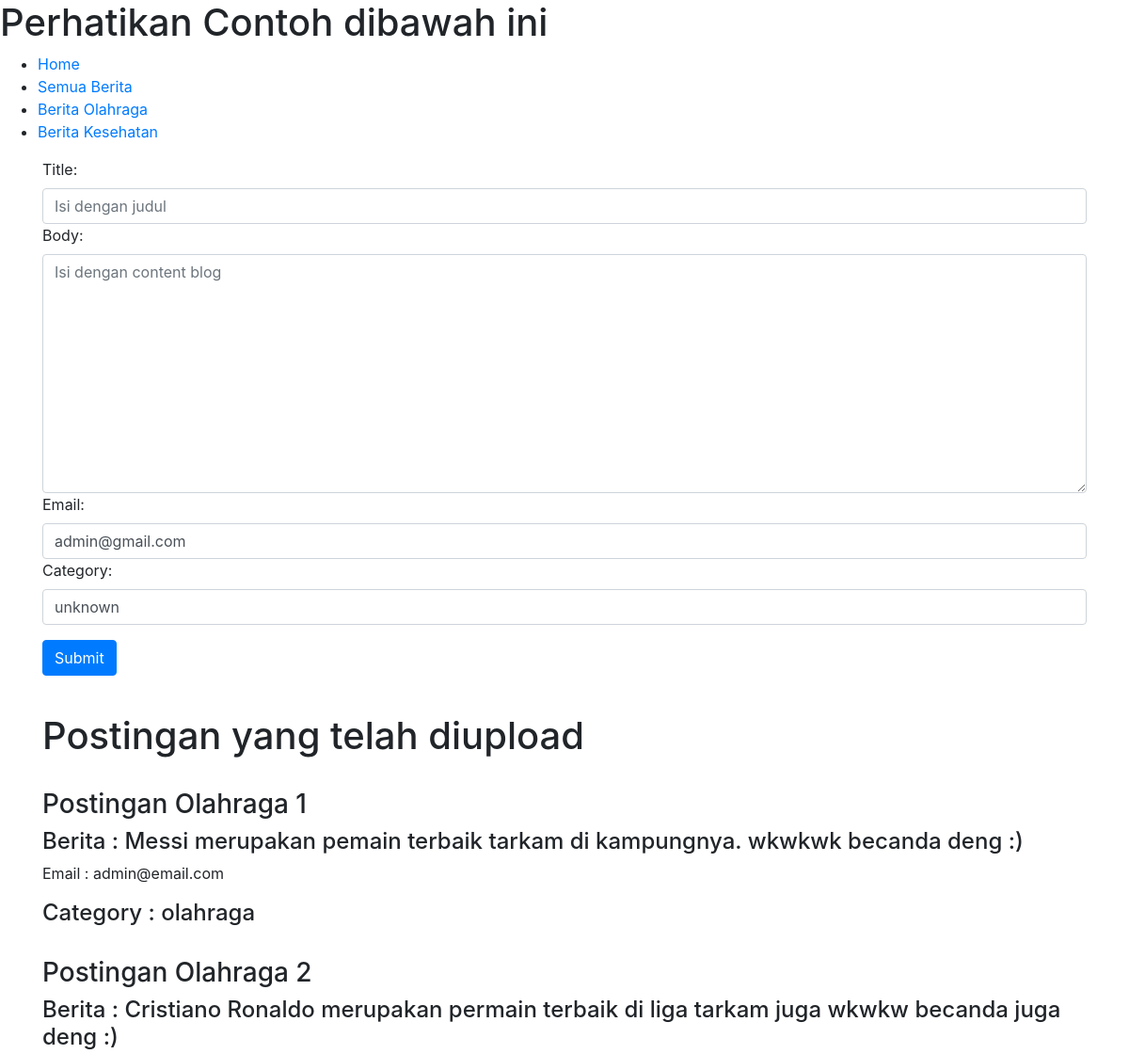
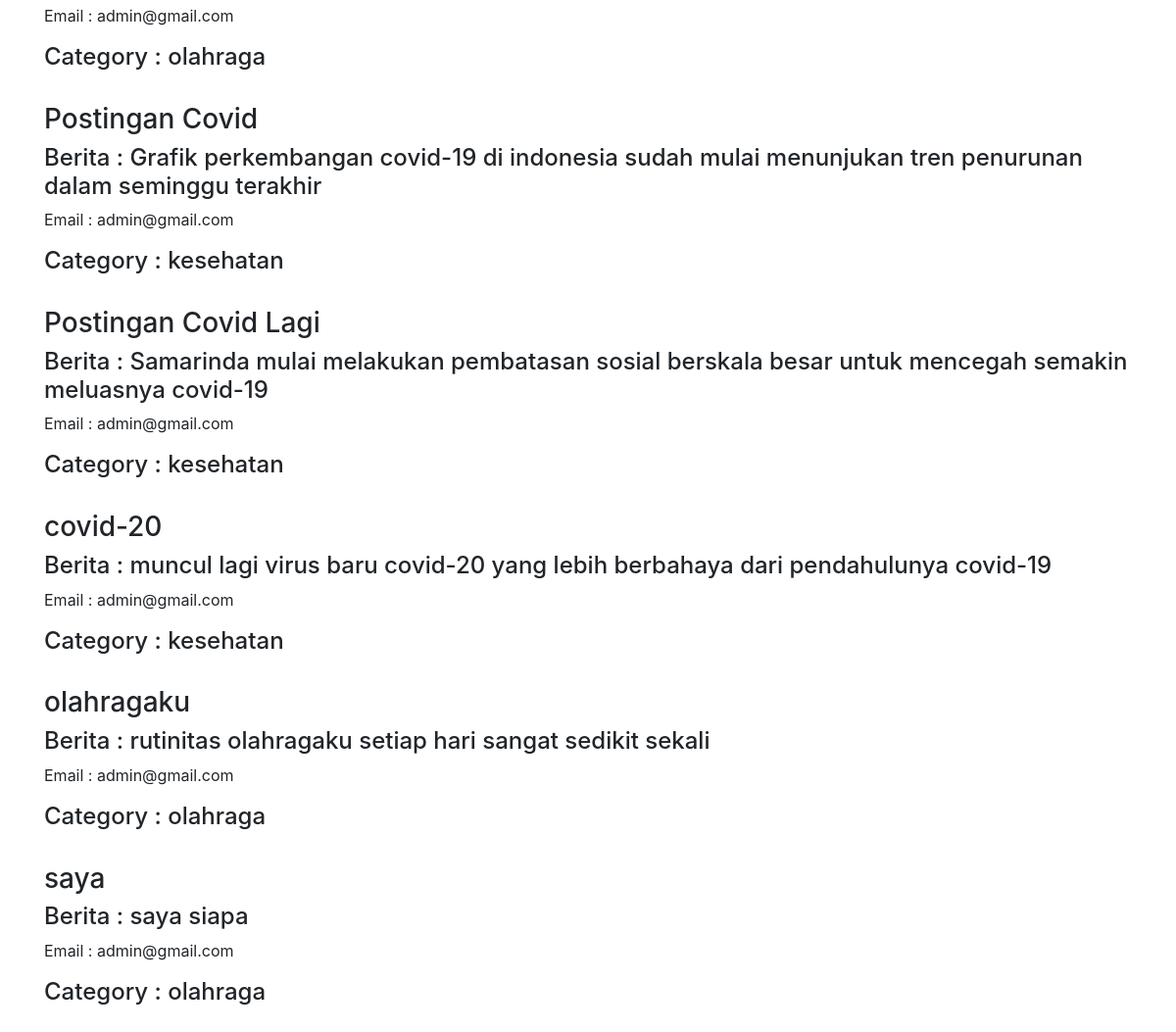
Screenshot of /blog/ with the database file from the repository (2 pictures, top to bottom).
### blog/models.py (models this page shows)
class Post(models.Model):
    title = models.CharField(max_length=100, validators=[validators.validate_title])
    body = models.TextField()
    email = models.EmailField(default ='admin@gmail.com')
    LIST_CHOICES = (
        ('olahraga','olahraga'),
        ('kesehatan','kesehatan'),
        ('unknown','unknown'),
        )
    category = models.CharField(max_length=100, choices=LIST_CHOICES, default='unknown')
    def __str__(self):
        return "{}. {}".format(self.id, self.title)

### blog/views.py (the view)
def index(request):
    post_form = forms.blogForm(request.POST or None)
    posts = models.Post.objects.all()
    print(posts)
    context = {
        'Judul':'WEBSITE BLOG',
        'Posts': posts,
        'post_form':post_form
    }
    if request.method == 'POST':
        if post_form.is_valid():
            post_form.save()
    return render(request, 'blog/index.html', context)

### blog/forms.py
class blogForm(forms.ModelForm):
    class Meta:
        model = Post
        fields = [
            'title',
            'body',
            'email',
            'category',
        ]
        widgets = {
            'title': forms.TextInput(
                attrs = {
                    'class':'form-control',
                    'placeholder':'Isi dengan judul'
                }
            ),
            'body': forms.Textarea(
                attrs={
                    'class':'form-control',
                    'placeholder':'Isi dengan content blog'
                }
            ),
            'email':forms.TextInput(
                attrs={
                    'class':'form-control',
                    'placeholder':'Isi dengan alamat email valid'
                }
            ),
            'category':forms.TextInput(
                attrs={
                    'class':'form-control',
                    'placeholder':'Isi dengan kategori'
                }
            )
        }

### blog/templates/blog/index.html (shortened to what this page needs)
<html>
    <head>
        <link rel="stylesheet" href="https://stackpath.bootstrapcdn.com/bootstrap/4.4.1/css/bootstrap.min.css">
    </head>
    <body>
        <h1>Perhatikan Contoh dibawah ini</h1>
        <ul>
            <li>
                <a href="/">Home</a>
            </li>
            <li>
                <a href="{% url 'blog:index' %}">Semua Berita</a>
            </li>
            <li>
                <a href="/blog/olahraga">Berita Olahraga</a>
            </li>
            <li>
                <a href="/blog/kesehatan">Berita Kesehatan</a>
            </li>
        </ul>
        <form method="POST">
            <div class="container">
                <div class="form-group">
                    {{post_form}}
                </div>
                <button class="btn btn-primary" type="submit">Submit</button>
            </div>
        </form>
        <br>
        <div class="container">
            <h1>Postingan yang telah diupload</h1>
        </div>
        <br>
        {% for post in Posts %}
            <div class="container">
                <h3> {{ post.title }} </h3>
                <h4> Berita : {{ post.body }} </h4>
                <p> Email : {{ post.email }} </p>
                <h4> Category : {{ post.category }} </h4>
                <br>
            </div>
        {% endfor %}
    </body>
</html>

### rows the page displays
Post: title "Postingan Olahraga 1", body "Messi merupakan pemain terbaik tarkam di kampungnya. wkwkwk becanda deng :)", email "admin@email.com", category "olahraga"
Post: title "Postingan Olahraga 2", body "Cristiano Ronaldo merupakan permain terbaik di liga tarkam juga wkwkw becanda juga deng :)", email "admin@gmail.com", category "olahraga"
Post: title "Postingan Covid", body "Grafik perkembangan covid-19 di indonesia sudah mulai menunjukan tren penurunan dalam seminggu terakhir", email "admin@gmail.com", category "kesehatan"
Post: title "Postingan Covid Lagi", body "Samarinda mulai melakukan pembatasan sosial berskala besar untuk mencegah semakin meluasnya covid-19", email "admin@gmail.com", category "kesehatan"
Post: title "covid-20", body "muncul lagi virus baru covid-20 yang lebih berbahaya dari pendahulunya covid-19", email "admin@gmail.com", category "kesehatan"
Post: title "olahragaku", body "rutinitas olahragaku setiap hari sangat sedikit sekali", email "admin@gmail.com", category "olahraga"
Post: title "saya", body "saya siapa", email "admin@gmail.com", category "olahraga"
